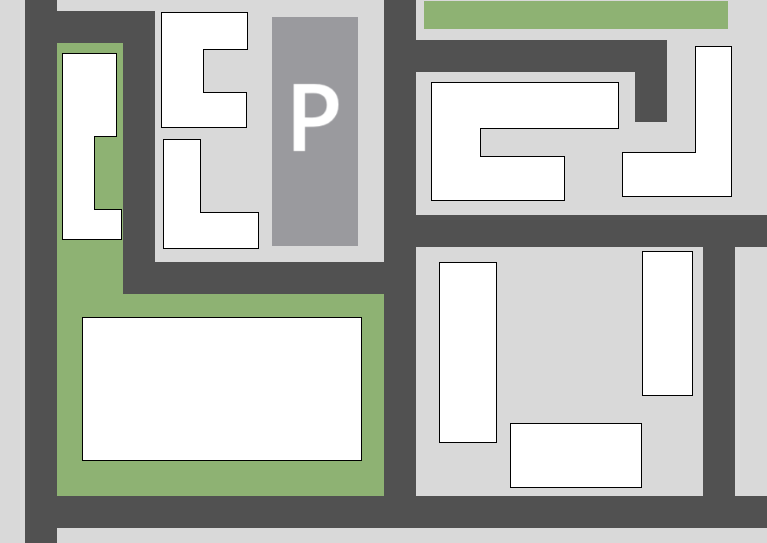
#> input picture sensors/lidar/map_1.png, 767 x 543 px
$ python map.py
#> lines starting #> are read from the running program, lines starting #| are printed output that depends on the picture; after the words box and inside, x2 and y2 are one past the last pixel; in counts of white or black regions, pixels touching at a corner belong together
import cv2
import numpy as np
import matplotlib.pyplot as plt


def simulate_lidar(robot_x, robot_y, map_binary, max_range, angle_range=360, resolution=1):
    """
    Симуляция данных лидара
    :param robot_x: координата x робота в метрах
    :param robot_y: координата y робота в метрах
    :param map_binary: бинарная карта (1 - препятствие, 0 - свободно)
    :param max_range: максимальная дальность лидара в метрах
    :param angle_range: угловой диапазон лидара в градусах
    :param resolution: разрешение лидара в градусах
    :return: массивы расстояний и углов
    """
    height, width = map_binary.shape
    distances = []
    angles = []

    # Масштаб: пиксели в метры (предполагаем 100 пикселей = 1 метр)
    scale = 100.0

    for angle_deg in np.arange(0, angle_range, resolution):
        angle_rad = np.deg2rad(angle_deg)

        # Инициализация луча
        ray_x, ray_y = robot_x * scale, robot_y * scale
        dx, dy = np.cos(angle_rad), np.sin(angle_rad)

        max_pixels = max_range * scale
        distance = max_range

        # Пошаговое продвижение луча
        for step in np.arange(0, max_pixels, 0.5):  # шаг 0.5 пикселя
            ray_x += dx * 0.5
            ray_y += dy * 0.5

            # Проверка выхода за границы карты
            if ray_x < 0 or ray_y < 0 or ray_x >= width or ray_y >= height:
                distance = max_range
                break

            # Проверка столкновения с препятствием
            if map_binary[int(ray_y), int(ray_x)] == 1:
                distance = step / scale
                break

        distances.append(distance)
        angles.append(angle_rad)

    return np.array(distances), np.array(angles)


def lidar_to_pixels(distances, angles, robot_x, robot_y, scale=100.0):
    """
    Преобразует данные лидара в пиксельные координаты
    :param distances: массив расстояний (метры)
    :param angles: массив углов (радианы)
    :param robot_x: координата x робота (метры)
    :param robot_y: координата y робота (метры)
    :param scale: масштаб (пикселей/метр)
    :return: массив пиксельных координат (u, v)
    """
    # Относительные координаты
    x_rel = distances * np.cos(angles)
    y_rel = distances * np.sin(angles)

    # Абсолютные координаты в метрах
    x_abs = robot_x + x_rel
    y_abs = robot_y + y_rel

    # Переводим в пиксели
    u = (x_abs * scale).astype(int)
    v = (y_abs * scale).astype(int)

    return np.column_stack((u, v))


def lidar_simulation(file_image, robot_width, robot_length, f_viz = False):
#> called with file_image = 'map_1.png', robot_width = 716, robot_length = 511, f_viz = True
    image = cv2.imread(file_image)
#> image is the input picture: shape (543, 767, 3); mean B, G, R 178.1, 184.3, 180.7
    if image is None:
        raise ValueError("Не удалось загрузить изображение")

    # Пиксели --> метры
    robot_x = 0.01 * robot_width
    robot_y = 0.01 * robot_length

    # Параметры лидара
    LIDAR_MAX_RANGE = 10.0  # метров
    LIDAR_ANGLE_RANGE = 360  # градусов
    LIDAR_RESOLUTION = 1  # градусов между лучами

    # Создаем бинарную карту препятствий (1 - препятствие, 0 - свободно)
    binary_map = np.zeros((image.shape[0], image.shape[1]))
    black_pixels = np.all(image == [0, 0, 0], axis=-1)
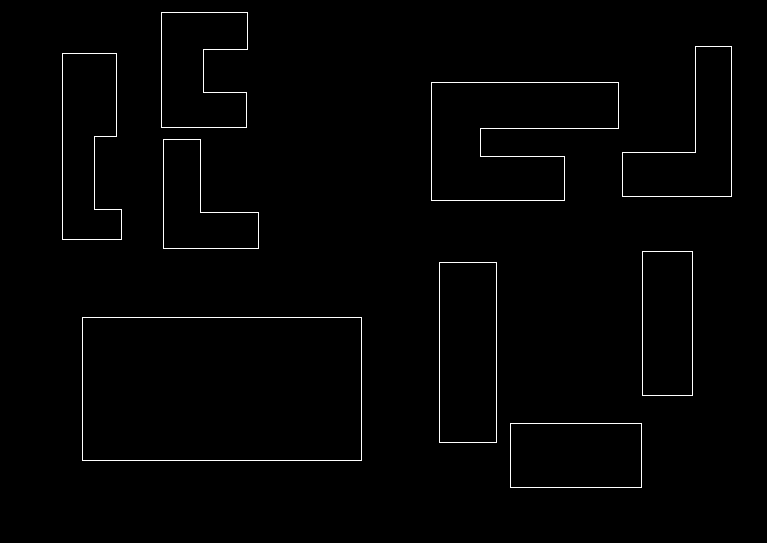
#> black_pixels: shape (543, 767) bool; 1.2% white in thin lines or dots, all inside (x1, y1, x2, y2) = (62, 12, 732, 488)
    binary_map[black_pixels] = 1

    # Симулируем данные лидара
    distances, angles = simulate_lidar(robot_x, robot_y, binary_map,
                                       LIDAR_MAX_RANGE,
                                       LIDAR_ANGLE_RANGE,
                                       LIDAR_RESOLUTION)

    # Преобразуем данные лидара в пиксели
    lidar_pixels = lidar_to_pixels(distances, angles, robot_x, robot_y)

    # Создаем изображение для визуализации
    result_img = image.copy()

    # Отмечаем положение робота (красный крест)
    robot_u = int(robot_x * 100)
    robot_v = int(robot_y * 100)
    cv2.drawMarker(result_img, (robot_u, robot_v), (0, 0, 255), cv2.MARKER_CROSS, 20, 2)
#> result_img: shape (543, 767, 3); 0.03% of pixels changed, all inside (x1, y1, x2, y2) = (705, 500, 728, 523)

    # Отмечаем точки лидара (синие кружки)
    for u, v in lidar_pixels:
        if 0 <= u < result_img.shape[1] and 0 <= v < result_img.shape[0]:
            cv2.circle(result_img, (u, v), 2, (255, 0, 0), -1)
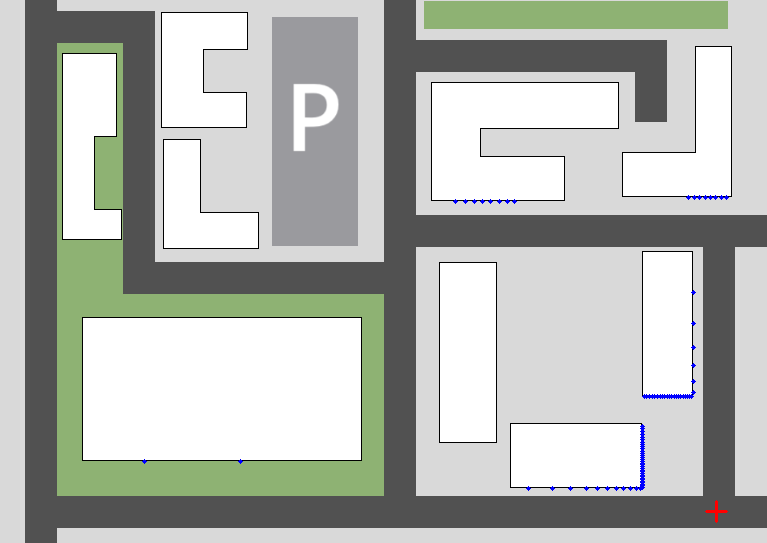
#> result_img: shape (543, 767, 3); mean B, G, R 178.3, 183.9, 180.4

    # Сохраняем и показываем результат
    # cv2.imwrite("lidar_result_3.png", result_img)

    if f_viz:
        """
        # Визуализация в полярных координатах
        plt.figure(figsize=(8, 8))
        ax = plt.subplot(111, polar=True)
        ax.scatter(angles, distances, s=1)
        ax.set_title("Данные лидара в полярных координатах", pad=20)
        ax.set_theta_zero_location('E')  # 0 градусов справа
        ax.set_theta_direction(-1)  # По часовой стрелке
        plt.show()

        # Визуализация в декартовых координатах
        cartesian_x = distances * np.cos(angles)
        cartesian_y = distances * np.sin(angles)

        plt.figure(figsize=(10, 10))
        plt.scatter(cartesian_x, cartesian_y, s=1)
        plt.scatter(0, 0, c='r', marker='x', label='Робот')
        plt.xlabel("X (метры)")
        plt.ylabel("Y (метры)")
        plt.title("Данные лидара в декартовых координатах")
        plt.legend()
        plt.grid()
        plt.axis('equal')
        plt.show()
        """

        plt.figure(figsize=(10, 10))
        plt.imshow(cv2.cvtColor(result_img, cv2.COLOR_BGR2RGB))
        plt.title("Данные лидара на карте (пиксели)")
        plt.scatter(robot_u, robot_v, c='red', marker='x', label='Робот')
        plt.legend()
        plt.show()
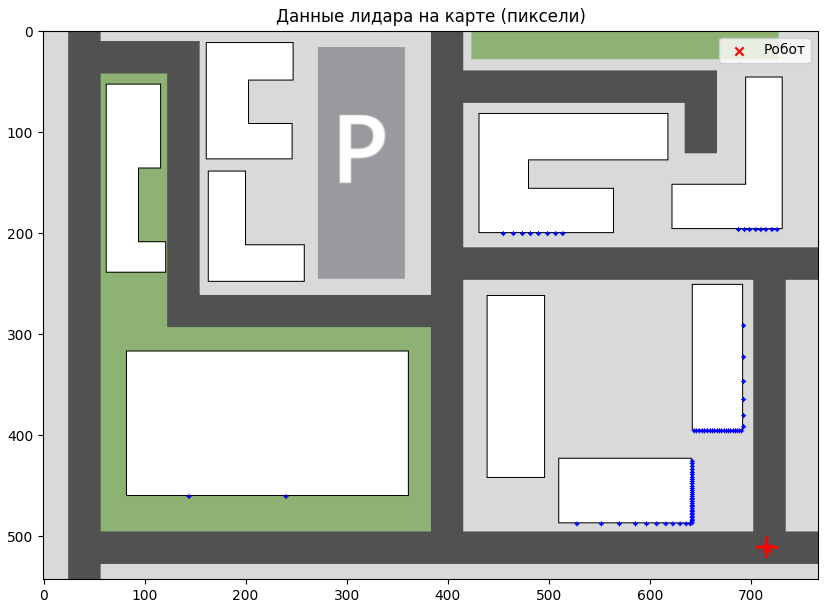
#> figure drawn by matplotlib, 1 panel

    return lidar_pixels


"""
    Положение робота (в пикселях)
    x y <-> ширина, длина
"""

robot_width = 716
robot_length = 511
lidar_simulation("map_1.png", robot_width, robot_length, f_viz = True)

$ run again, with sensors/lidar/Group 229.png copied over sensors/lidar/map_1.png
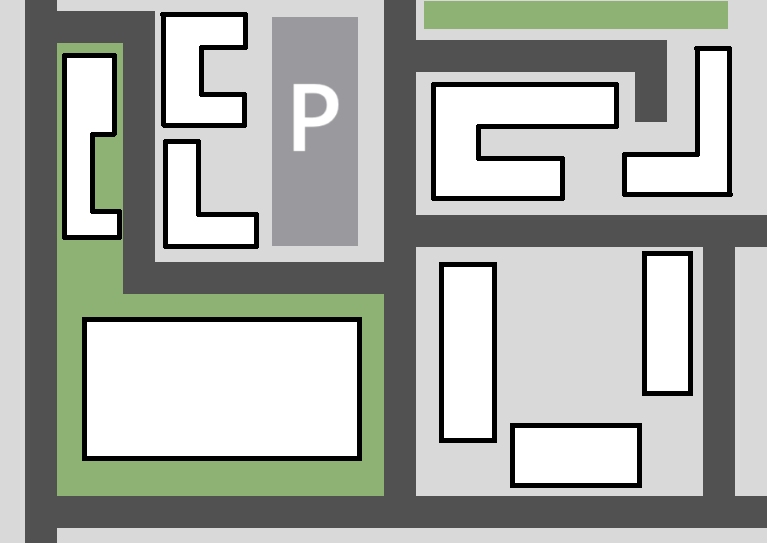
#> input picture sensors/lidar/Group 229.png, 767 x 543 px
#> in lidar_simulation, image is the input picture: shape (543, 767, 3); mean B, G, R 166.8, 172.9, 169.3
#> in lidar_simulation, `black_pixels = np.all(image == [0, 0, 0], axis=-1)`:
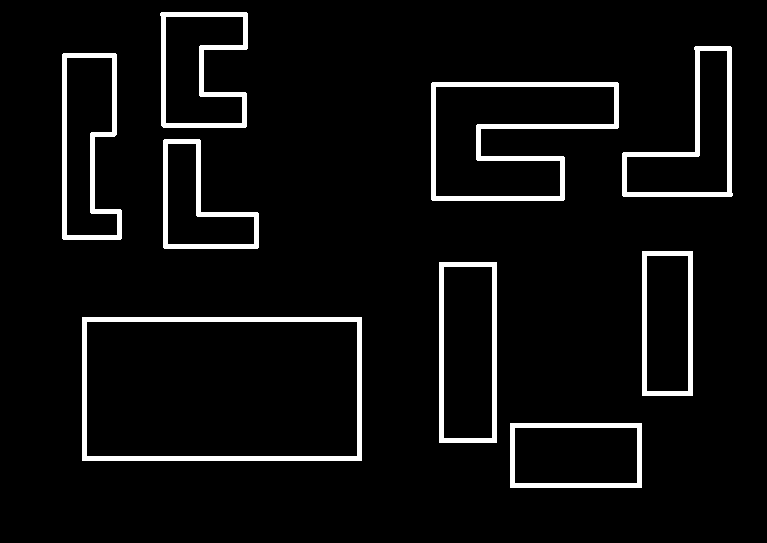
#> black_pixels: shape (543, 767) bool; 5.6% white; 9 white regions, largest, box (x1, y1, x2, y2) and area: (82, 317, 362, 461) 4140, (431, 82, 619, 201) 3802, (62, 53, 122, 240) 2580
#> in lidar_simulation, `plt.show()`:
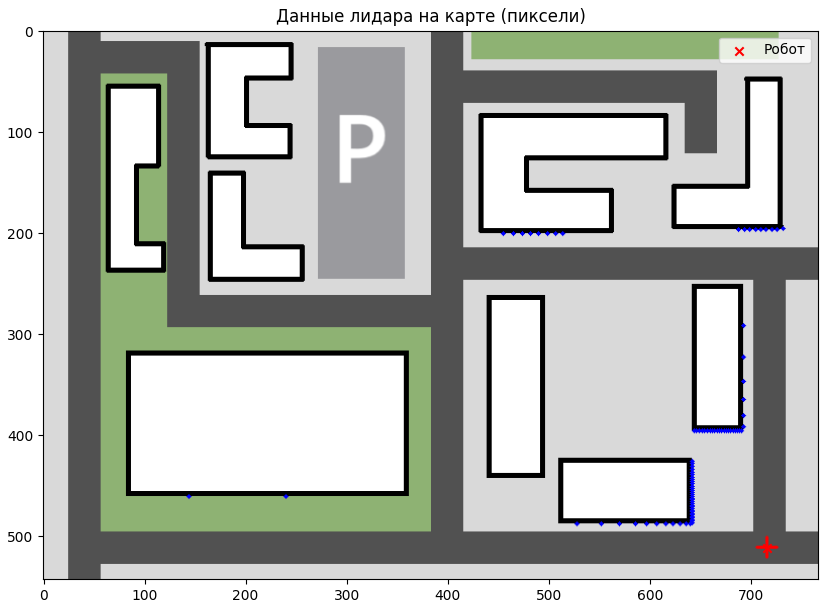
#> figure drawn by matplotlib, 1 panel
